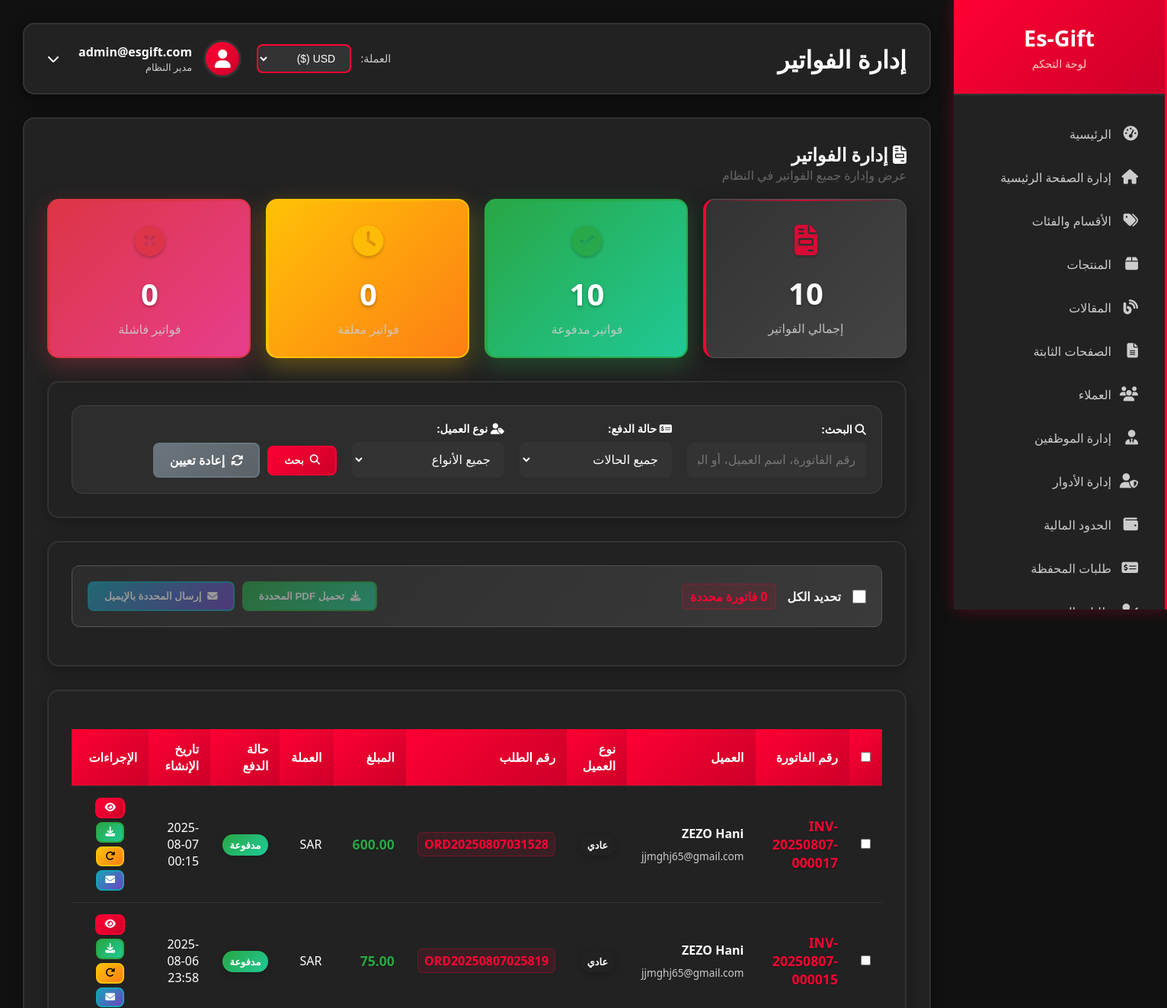
Page /admin/invoices (signed in, upper part) on the earlier database version.
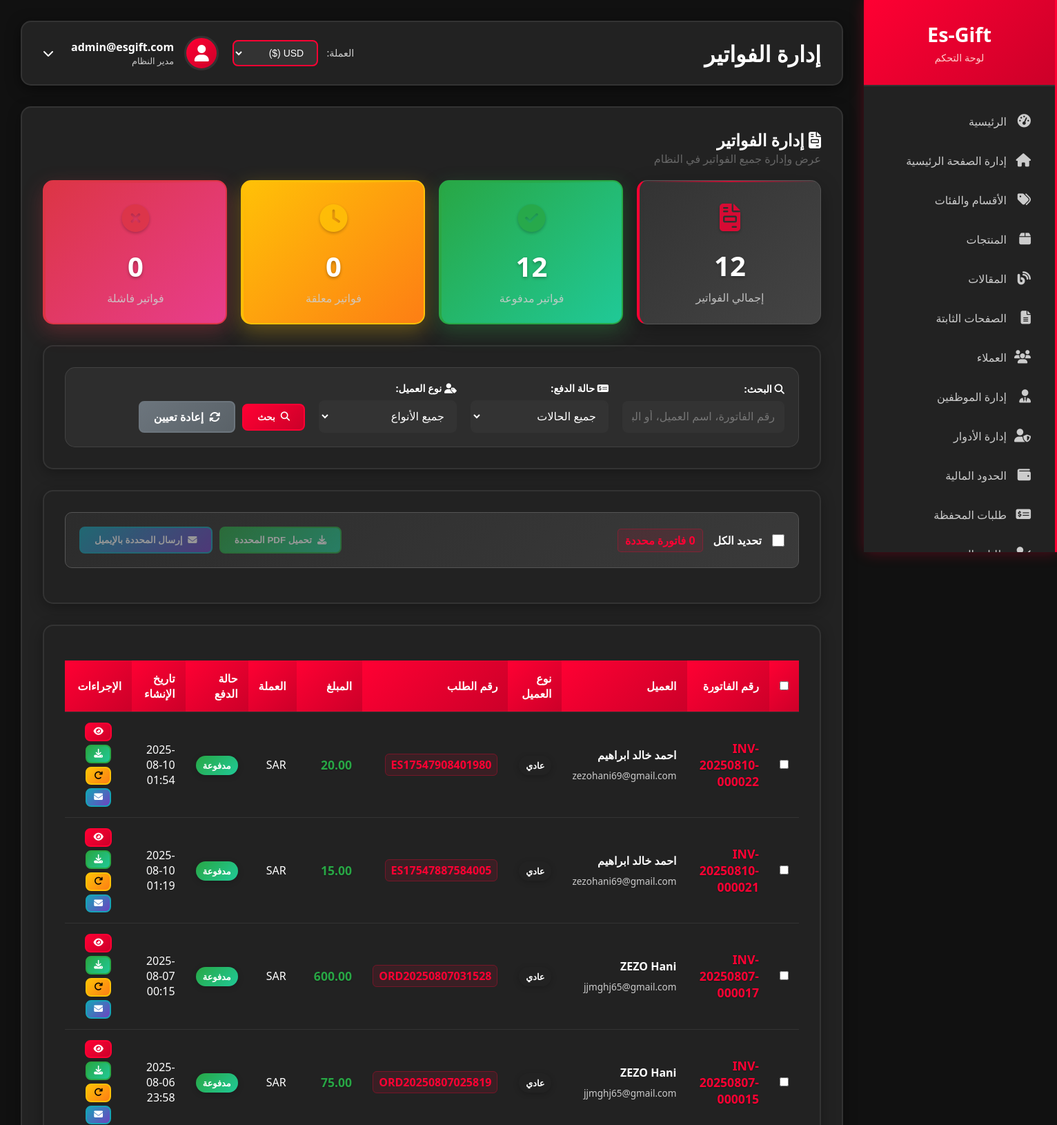
Same page on the later database version.
### models.py (models this page shows, shortened)
class Invoice(db.Model):
    id = db.Column(db.Integer, primary_key=True)
    invoice_number = db.Column(db.String(50), unique=True, nullable=False)
    order_id = db.Column(db.Integer, db.ForeignKey('order.id'), nullable=False, unique=True)
    user_id = db.Column(db.Integer, db.ForeignKey('user.id'), nullable=False)
    subtotal = db.Column(db.Numeric(10, 2), nullable=False)
    tax_amount = db.Column(db.Numeric(10, 2), default=0.00)
    discount_amount = db.Column(db.Numeric(10, 2), default=0.00)
    total_amount = db.Column(db.Numeric(10, 2), nullable=False)
    currency = db.Column(db.String(3), default='SAR')
    payment_method = db.Column(db.String(50))
    payment_status = db.Column(db.String(20), default='pending')
    paid_amount = db.Column(db.Numeric(10, 2), default=0.00)
    customer_name = db.Column(db.String(100))
    customer_email = db.Column(db.String(120))
    customer_phone = db.Column(db.String(20))
    customer_type = db.Column(db.String(20))
    invoice_date = db.Column(db.DateTime, default=datetime.utcnow)
    due_date = db.Column(db.DateTime)
    paid_date = db.Column(db.DateTime)
    created_at = db.Column(db.DateTime, default=datetime.utcnow)
    updated_at = db.Column(db.DateTime, default=datetime.utcnow, onupdate=datetime.utcnow)
    notes = db.Column(db.Text)
    pdf_file_path = db.Column(db.String(300))
    order = db.relationship('Order', backref=db.backref('invoice', uselist=False))
    user = db.relationship('User', backref='invoices')

class Order(db.Model):
    id = db.Column(db.Integer, primary_key=True)
    user_id = db.Column(db.Integer, db.ForeignKey('user.id'), nullable=False)
    order_number = db.Column(db.String(50), unique=True, nullable=False)
    total_amount = db.Column(db.Numeric(10, 2), nullable=False)
    currency = db.Column(db.String(3), default='SAR')
    payment_method = db.Column(db.String(50))
    payment_status = db.Column(db.String(20), default='pending')
    order_status = db.Column(db.String(20), default='pending')
    created_at = db.Column(db.DateTime, default=datetime.utcnow)
    excel_file_path = db.Column(db.String(500))  # مسار ملف Excel المحفوظ
    items = db.relationship('OrderItem', backref='order', lazy=True)
    codes = db.relationship('ProductCode', backref='order', lazy=True)

### admin_routes.py (the view, shortened to what this page needs)
@admin.route('/invoices')
@login_required
@requires_page_access('admin.invoices')
def invoices():
    if not current_user.is_admin:
        employee = Employee.query.filter_by(user_id=current_user.id).first()
        if not employee:
            return redirect(url_for('main.index'))
    page = request.args.get('page', 1, type=int)
    status_filter = request.args.get('status', '')
    customer_type_filter = request.args.get('customer_type', '')
    search_query = request.args.get('search', '')
    query = Invoice.query
    if status_filter:
        query = query.filter(Invoice.payment_status == status_filter)
    if customer_type_filter:
        if customer_type_filter == 'regular_kyc':
            query = query.filter(Invoice.customer_type.in_(['regular', 'kyc']))
        else:
            query = query.filter(Invoice.customer_type == customer_type_filter)
    invoices = query.order_by(Invoice.created_at.desc())\
                   .paginate(page=page, per_page=20, error_out=False)
    stats = {
        'total_invoices': Invoice.query.count(),
        'completed_invoices': Invoice.query.filter_by(payment_status='completed').count(),
        'pending_invoices': Invoice.query.filter_by(payment_status='pending').count(),
        'failed_invoices': Invoice.query.filter_by(payment_status='failed').count(),
        'total_revenue': db.session.query(func.sum(Invoice.total_amount))\
                                  .filter(Invoice.payment_status == 'completed').scalar() or 0
    }
    return render_template('admin/invoices.html',
                         invoices=invoices,
                         stats=stats,
                         status_filter=status_filter,
                         customer_type_filter=customer_type_filter,
                         search_query=search_query)

### employee_utils.py (called while the page is built, shortened)
def requires_page_access(page_route):
    def decorator(f):
        @wraps(f)
        def decorated_function(*args, **kwargs):
            if not current_user.is_authenticated:
                return redirect(url_for('auth.login'))
            if current_user.is_admin:
                return f(*args, **kwargs)
        return decorated_function
    return decorator

### templates/admin/invoices.html (shortened to what the changed rows need)
{% extends "admin/base.html" %}
{% block page_title %}إدارة الفواتير{% endblock %}
{% block content %}
<div class="content-card">
    <div class="header-section">
        <h2>
            <i class="fas fa-file-invoice"></i>
            إدارة الفواتير
        </h2>
    </div>
    <div class="stats-grid">
        <div class="stat-card">
            <div class="stat-icon">
                <i class="fas fa-file-invoice"></i>
            </div>
            <div class="stat-number">{{ stats.total_invoices }}</div>
            <div class="stat-label">إجمالي الفواتير</div>
        </div>
        <div class="stat-card success">
            <div class="stat-icon">
                <i class="fas fa-check-circle"></i>
            </div>
            <div class="stat-number">{{ stats.completed_invoices }}</div>
            <div class="stat-label">فواتير مدفوعة</div>
        </div>
    </div>
    {% if invoices.items %}
    <div class="content-card">
        <div class="table-container">
            <table class="data-table">
                <thead>
                    <tr>
                        <th>
                            <input type="checkbox" id="select-all-header" onchange="toggleAllInvoices()">
                        </th>
                        <th>رقم الفاتورة</th>
                        <th>العميل</th>
                        <th>نوع العميل</th>
                        <th>رقم الطلب</th>
                        <th>المبلغ</th>
                        <th>العملة</th>
                        <th>حالة الدفع</th>
                        <th>تاريخ الإنشاء</th>
                        <th>الإجراءات</th>
                    </tr>
                </thead>
                <tbody>
                {% for invoice in invoices.items %}
                <tr data-invoice-id="{{ invoice.id }}">
                    <td>
                        <input type="checkbox" class="invoice-checkbox" value="{{ invoice.id }}">
                    </td>
                    <td>
                        <span class="invoice-number">{{ invoice.invoice_number }}</span>
                    </td>
                    <td>
                        <div class="customer-info">
                            <span class="customer-name">{{ invoice.customer_name or 'غير محدد' }}</span>
                            <small class="customer-email">{{ invoice.customer_email }}</small>
                        </div>
                    </td>
                    <td>
                        <span class="badge badge-{{ 'info' if invoice.customer_type == 'kyc' else 'warning' if invoice.customer_type == 'reseller' else 'secondary' }}">
                            {% if invoice.customer_type == 'kyc' %}
                                موثق
                            {% elif invoice.customer_type == 'reseller' %}
                                موزع
                            {% else %}
                                عادي
                            {% endif %}
                        </span>
                    </td>
                    <td>
                        <a href="{{ url_for('admin.order_detail', order_id=invoice.order.id) }}"
                           class="order-link">
                            {{ invoice.order.order_number }}
                        </a>
                    </td>
                    <td>
                        <span class="amount">{{ invoice.total_amount }}</span>
                    </td>
                    <td>{{ invoice.currency }}</td>
                    <td>
                        <span class="badge badge-{{ 'success' if invoice.payment_status == 'completed' else 'warning' if invoice.payment_status == 'pending' else 'danger' }}">
                            {% if invoice.payment_status == 'completed' %}
                                مدفوعة
                            {% elif invoice.payment_status == 'pending' %}
                                معلقة
                            {% elif invoice.payment_status == 'failed' %}
                                فاشلة
                            {% endif %}
                        </span>
                    </td>
                    <td>{{ invoice.created_at.strftime('%Y-%m-%d %H:%M') }}</td>
                    <td>
                        <div class="action-buttons">
                            <a href="{{ url_for('admin.invoice_detail', invoice_id=invoice.id) }}"
                               class="btn btn-sm btn-primary" title="عرض التفاصيل">
                                <i class="fas fa-eye"></i>
                            </a>
                            <a href="{{ url_for('main.download_invoice', invoice_id=invoice.id) }}"
                               class="btn btn-sm btn-success" title="تحميل PDF">
                                <i class="fas fa-download"></i>
                            </a>
                            <button onclick="regenerateInvoicePDF({{ invoice.id }})"
                                    class="btn btn-sm btn-warning" title="إعادة توليد PDF">
                                <i class="fas fa-redo"></i>
                            </button>
                            <button onclick="sendInvoiceEmail({{ invoice.id }})"
                                    class="btn btn-sm btn-info" title="إرسال عبر البريد">
                                <i class="fas fa-envelope"></i>
                            </button>
                        </div>
                    </td>
                </tr>
                {% endfor %}
                </tbody>
            </table>
        </div>
    </div>
    {% endif %}
</div>
{% endblock %}

Differences in the rows shown:
added Invoice: invoice_number "INV-20250810-000022", customer_name "احمد خالد ابراهيم", customer_email "zezohani69@gmail.com", customer_type "عادي", order.order_number "ES17547908401980", total_amount "20.00", currency "SAR", payment_status "مدفوعة", created_at "2025-08-10 01:54"
added Invoice: invoice_number "INV-20250810-000021", customer_name "احمد خالد ابراهيم", customer_email "zezohani69@gmail.com", customer_type "عادي", order.order_number "ES17547887584005", total_amount "15.00", currency "SAR", payment_status "مدفوعة", created_at "2025-08-10 01:19"
Other differences:
{{ stats.total_invoices }}: "10" → "12"
{{ stats.completed_invoices }}: "10" → "12"
